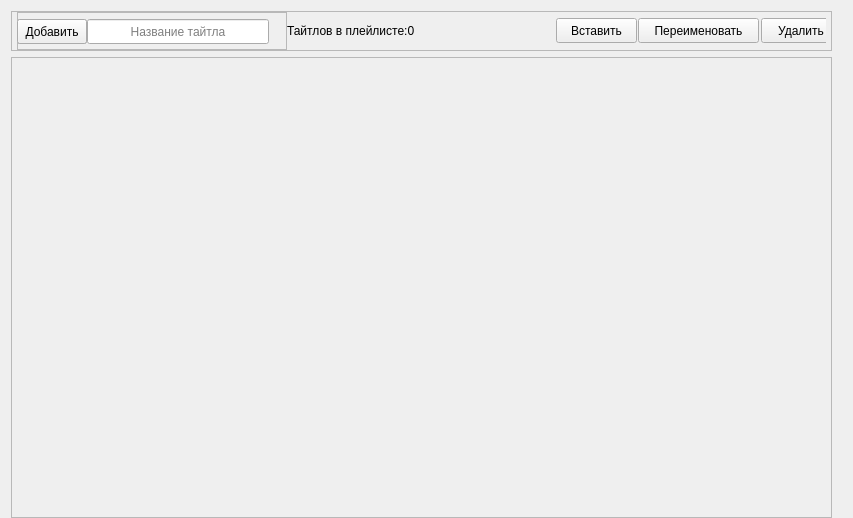
<?xml version="1.0" encoding="UTF-8"?>
<ui version="4.0">
 <class>Playlist</class>
 <widget class="QWidget" name="Playlist">
  <property name="geometry">
   <rect>
    <x>0</x>
    <y>0</y>
    <width>853</width>
    <height>518</height>
   </rect>
  </property>
  <property name="windowTitle">
   <string>Form</string>
  </property>
  <layout class="QVBoxLayout" name="verticalLayout_2" stretch="0,0">
   <property name="rightMargin">
    <number>21</number>
   </property>
   <property name="bottomMargin">
    <number>0</number>
   </property>
   <item>
    <widget class="QFrame" name="topBar">
     <property name="minimumSize">
      <size>
       <width>0</width>
       <height>40</height>
      </size>
     </property>
     <property name="maximumSize">
      <size>
       <width>16777215</width>
       <height>45</height>
      </size>
     </property>
     <property name="styleSheet">
      <string notr="true"/>
     </property>
     <property name="frameShape">
      <enum>QFrame::StyledPanel</enum>
     </property>
     <property name="frameShadow">
      <enum>QFrame::Raised</enum>
     </property>
     <layout class="QHBoxLayout" name="horizontalLayout">
      <property name="spacing">
       <number>0</number>
      </property>
      <property name="leftMargin">
       <number>5</number>
      </property>
      <property name="topMargin">
       <number>0</number>
      </property>
      <property name="rightMargin">
       <number>5</number>
      </property>
      <property name="bottomMargin">
       <number>0</number>
      </property>
      <item>
       <widget class="QFrame" name="left_frame">
        <property name="frameShape">
         <enum>QFrame::StyledPanel</enum>
        </property>
        <property name="frameShadow">
         <enum>QFrame::Raised</enum>
        </property>
        <widget class="QLineEdit" name="search_edit">
         <property name="geometry">
          <rect>
           <x>70</x>
           <y>7</y>
           <width>182</width>
           <height>25</height>
          </rect>
         </property>
         <property name="maximumSize">
          <size>
           <width>300</width>
           <height>27</height>
          </size>
         </property>
         <property name="maxLength">
          <number>80</number>
         </property>
         <property name="alignment">
          <set>Qt::AlignCenter</set>
         </property>
         <property name="placeholderText">
          <string>Название тайтла</string>
         </property>
        </widget>
        <widget class="QPushButton" name="add_title_btn">
         <property name="geometry">
          <rect>
           <x>0</x>
           <y>7</y>
           <width>70</width>
           <height>25</height>
          </rect>
         </property>
         <property name="maximumSize">
          <size>
           <width>100</width>
           <height>16777215</height>
          </size>
         </property>
         <property name="cursor">
          <cursorShape>PointingHandCursor</cursorShape>
         </property>
         <property name="focusPolicy">
          <enum>Qt::NoFocus</enum>
         </property>
         <property name="text">
          <string>Добавить</string>
         </property>
        </widget>
        <widget class="QPushButton" name="search">
         <property name="geometry">
          <rect>
           <x>0</x>
           <y>7</y>
           <width>70</width>
           <height>25</height>
          </rect>
         </property>
         <property name="maximumSize">
          <size>
           <width>100</width>
           <height>16777215</height>
          </size>
         </property>
         <property name="cursor">
          <cursorShape>PointingHandCursor</cursorShape>
         </property>
         <property name="focusPolicy">
          <enum>Qt::NoFocus</enum>
         </property>
         <property name="text">
          <string>Искать</string>
         </property>
        </widget>
        <zorder>search</zorder>
        <zorder>search_edit</zorder>
        <zorder>add_title_btn</zorder>
       </widget>
      </item>
      <item>
       <widget class="QLabel" name="row_count">
        <property name="text">
         <string>Тайтлов в плейлисте:0</string>
        </property>
       </widget>
      </item>
      <item>
       <widget class="QFrame" name="frame_2">
        <widget class="QPushButton" name="del_pl">
         <property name="geometry">
          <rect>
           <x>205</x>
           <y>6</y>
           <width>80</width>
           <height>25</height>
          </rect>
         </property>
         <property name="maximumSize">
          <size>
           <width>100</width>
           <height>16777215</height>
          </size>
         </property>
         <property name="cursor">
          <cursorShape>PointingHandCursor</cursorShape>
         </property>
         <property name="focusPolicy">
          <enum>Qt::NoFocus</enum>
         </property>
         <property name="toolTip">
          <string>Удалить выбранный плейлист</string>
         </property>
         <property name="text">
          <string>Удалить</string>
         </property>
        </widget>
        <widget class="QPushButton" name="rename">
         <property name="geometry">
          <rect>
           <x>82</x>
           <y>6</y>
           <width>121</width>
           <height>25</height>
          </rect>
         </property>
         <property name="maximumSize">
          <size>
           <width>16777215</width>
           <height>16777215</height>
          </size>
         </property>
         <property name="cursor">
          <cursorShape>PointingHandCursor</cursorShape>
         </property>
         <property name="focusPolicy">
          <enum>Qt::NoFocus</enum>
         </property>
         <property name="text">
          <string>Переименовать</string>
         </property>
        </widget>
        <widget class="QPushButton" name="paste_btn">
         <property name="enabled">
          <bool>true</bool>
         </property>
         <property name="geometry">
          <rect>
           <x>0</x>
           <y>6</y>
           <width>81</width>
           <height>25</height>
          </rect>
         </property>
         <property name="minimumSize">
          <size>
           <width>0</width>
           <height>0</height>
          </size>
         </property>
         <property name="maximumSize">
          <size>
           <width>100</width>
           <height>16777215</height>
          </size>
         </property>
         <property name="cursor">
          <cursorShape>PointingHandCursor</cursorShape>
         </property>
         <property name="focusPolicy">
          <enum>Qt::NoFocus</enum>
         </property>
         <property name="toolTip">
          <string>&lt;html&gt;&lt;head/&gt;&lt;body&gt;&lt;p&gt;&lt;span style=&quot; font-size:12pt; font-weight:600;&quot;&gt;Вставить тайтл в этот плейлист&lt;/span&gt;&lt;/p&gt;&lt;/body&gt;&lt;/html&gt;</string>
         </property>
         <property name="text">
          <string>Вставить</string>
         </property>
        </widget>
       </widget>
      </item>
     </layout>
    </widget>
   </item>
   <item>
    <widget class="QScrollArea" name="scrollArea">
     <property name="focusPolicy">
      <enum>Qt::NoFocus</enum>
     </property>
     <property name="widgetResizable">
      <bool>true</bool>
     </property>
     <property name="alignment">
      <set>Qt::AlignHCenter|Qt::AlignTop</set>
     </property>
     <widget class="QWidget" name="widget">
      <property name="geometry">
       <rect>
        <x>0</x>
        <y>0</y>
        <width>821</width>
        <height>461</height>
       </rect>
      </property>
      <layout class="QVBoxLayout" name="row_list">
       <property name="spacing">
        <number>5</number>
       </property>
       <property name="leftMargin">
        <number>5</number>
       </property>
       <property name="topMargin">
        <number>5</number>
       </property>
       <property name="rightMargin">
        <number>5</number>
       </property>
       <property name="bottomMargin">
        <number>5</number>
       </property>
      </layout>
     </widget>
    </widget>
   </item>
  </layout>
 </widget>
 <resources/>
 <connections/>
</ui>
